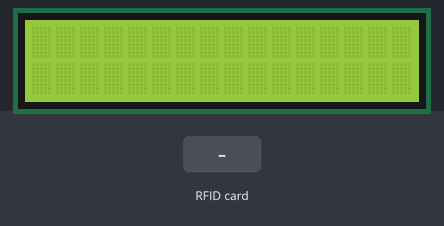
Bench run of a sketch on a simulated Arduino Uno, built with avr-gcc and run on an emulated ATmega328P. On the bench: 16×2 character LCD. The test bench sets the inputs (shaded band). What the sketch prints to the serial monitor is not drawn.

Above: at 1.3 s.
1.4 s: RFID card 5E 7A 19 C4 held to the reader
At 2.6 s:
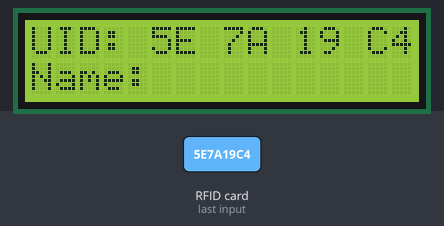
Timing chart, 0 to 4.4 s (numbered marks = the images above; inputs shaded):
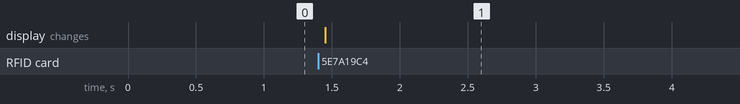

The sketch:

AcessControl.ino
```cpp
#include <SPI.h>                // Include the SPI library for SPI communication
#include <MFRC522.h>            // Include the library for the RFID module
#include <Wire.h>               // Include the Wire library for I2C communication
#include <LiquidCrystal_I2C.h>  // Include the library for the I2C LCD

#define RST_PIN 9  // Reset pin for the RFID module
#define SS_PIN 10  // Slave select pin for the RFID module

// Create an instance of the MFRC522 class to interface with the RFID module
MFRC522 mfrc522(SS_PIN, RST_PIN);
// Create an instance of the LiquidCrystal_I2C class for the LCD
LiquidCrystal_I2C lcd(0x27, 16, 2);

void setup() {
  Serial.begin(9600);                         // Start serial communication at 9600bps
  SPI.begin();                                // Initialize the SPI bus
  mfrc522.PCD_Init();                         // Initialize the RFID reader
  lcd.init();                                 // Initialize the LCD display
  lcd.backlight();                            // Turn on the backlight of the LCD
  Serial.println(F("Ready to read a card"));  // Print a message to start read
}

void loop() {
  // Check if a new RFID card is present and can be read
  if (!mfrc522.PICC_IsNewCardPresent() || !mfrc522.PICC_ReadCardSerial()) {
    return;  // If no new card is present, exit the loop
  }

  displayCardUID();           // Function to display the UID of the card
  readAndDisplayBlock(4);     // Function to read and display block4 of the RFID card
  mfrc522.PICC_HaltA();       // Halt the RFID card to stop reading
  mfrc522.PCD_StopCrypto1();  // Stop encryption on the communication
  delay(5000);                // Delay for 5 seconds
  lcd.clear();                // Clear the LCD display
}

// Function to display the UID of the RFID card
void displayCardUID() {
  Serial.print(F("Card UID:"));                  // Print the text "Card UID:"
  lcd.clear();                                   // Clear the LCD display
  lcd.setCursor(0, 0);                           // Set the LCD cursor to the top-left
  lcd.print("UID:");                             // Print "UID:" on the LCD
  for (byte i = 0; i < mfrc522.uid.size; i++) {  // Loop through each byte of the UID
    Serial.print(mfrc522.uid.uidByte[i] < 0x10 ? " 0" : " ");
    Serial.print(mfrc522.uid.uidByte[i], HEX);  // Print UID byte in hexadecimal
    lcd.print(mfrc522.uid.uidByte[i] < 0x10 ? " 0" : " ");
    lcd.print(mfrc522.uid.uidByte[i], HEX);  // Print UID byte on the LCD in hexadecimal
  }
  Serial.println();  // Print a newline on the serial monitor
}

// Function to authenticate and read a block from the RFID card
bool authenticateBlock(byte block, byte *buffer, byte &size) {
  MFRC522::StatusCode status;  // Variable to hold the status of RFID operations
  MFRC522::MIFARE_Key key;     // Variable to hold the authentication key
  // Set the key to the default key known as FFFFFFFFFFFFh
  for (byte i = 0; i < 6; i++) key.keyByte[i] = 0xFF;  // Default key A for authentication

  // Authenticate the desired block with the key
  status = mfrc522.PCD_Authenticate(MFRC522::PICC_CMD_MF_AUTH_KEY_A, block, &key, &(mfrc522.uid));
  if (status != MFRC522::STATUS_OK) {
    Serial.print(F("Authentication failed: "));
    Serial.println(mfrc522.GetStatusCodeName(status));
    return false;  // If authentication failed, return false
  }

  // Read the block after successful authentication
  status = mfrc522.MIFARE_Read(block, buffer, &size);
  if (status != MFRC522::STATUS_OK) {
    Serial.print(F("Reading failed: "));
    Serial.println(mfrc522.GetStatusCodeName(status));
    return false;  // If reading failed, return false
  }
  buffer[size - 1] = '\0';  // Ensure the string is null-terminated
  return true;              // Return true if reading is successful
}

// Function to read a block and display its contents
void readAndDisplayBlock(byte block) {
  byte buffer[18];                               // Buffer to store the data read from the RFID card
  byte size = sizeof(buffer);                    // Variable to store the size of the data read
  if (authenticateBlock(block, buffer, size)) {  // If authentication and reading are successful
    lcd.setCursor(0, 1);                         // Set the cursor to the second line of the LCD
    lcd.print("Name: ");                         // Print "Name:"
    // Print the name starting from the second character to skip the size byte
    lcd.print((char *)buffer + 1);
    Serial.print("Name: ");
    Serial.println((char *)buffer + 1);  // Print the name on the serial monitor
  }
}
 
```

ReadCard.ino
```cpp
/*
 * Initial Author: ryand1011 (https://github.com/ryand1011)
 *
 * Reads data written by a program such as "rfid_write_personal_data.ino"
 *
 * See: https://github.com/miguelbalboa/rfid/tree/master/examples/rfid_write_personal_data
 *
 * Uses MIFARE RFID card using RFID-RC522 reader
 * Uses MFRC522 - Library
 * -----------------------------------------------------------------------------------------
 *             MFRC522      Arduino       Arduino   Arduino    Arduino          Arduino
 *             Reader/PCD   Uno/101       Mega      Nano v3    Leonardo/Micro   Pro Micro
 * Signal      Pin          Pin           Pin       Pin        Pin              Pin
 * -----------------------------------------------------------------------------------------
 * RST/Reset   RST          9             5         D9         RESET/ICSP-5     RST
 * SPI SS      SDA(SS)      10            53        D10        10               10
 * SPI MOSI    MOSI         11 / ICSP-4   51        D11        ICSP-4           16
 * SPI MISO    MISO         12 / ICSP-1   50        D12        ICSP-1           14
 * SPI SCK     SCK          13 / ICSP-3   52        D13        ICSP-3           15
 *
 * More pin layouts for other boards can be found here: https://github.com/miguelbalboa/rfid#pin-layout


#include <SPI.h>
#include <MFRC522.h>

#define RST_PIN         9           // Configurable, see typical pin layout above
#define SS_PIN          10          // Configurable, see typical pin layout above

MFRC522 mfrc522(SS_PIN, RST_PIN);   // Create MFRC522 instance

void setup() {
  Serial.begin(9600);                                           // Initialize serial communications with the PC
  SPI.begin();                                                  // Init SPI bus
  mfrc522.PCD_Init();                                              // Init MFRC522 card
  Serial.println(F("Read personal data on a MIFARE PICC:"));    //shows in serial that it is ready to read
}

void loop() {

  // Prepare key - all keys are set to FFFFFFFFFFFFh at chip delivery from the factory.
  MFRC522::MIFARE_Key key;
  for (byte i = 0; i < 6; i++) key.keyByte[i] = 0xFF;

  //some variables we need
  byte block;
  byte len;
  MFRC522::StatusCode status;

  //-------------------------------------------

  // Reset the loop if no new card present on the sensor/reader. This saves the entire process when idle.
  if ( ! mfrc522.PICC_IsNewCardPresent()) {
    return;
  }

  // Select one of the cards
  if ( ! mfrc522.PICC_ReadCardSerial()) {
    return;
  }

  Serial.println(F("**Card Detected:**"));

  //-------------------------------------------

  mfrc522.PICC_DumpDetailsToSerial(&(mfrc522.uid)); //dump some details about the card

  //mfrc522.PICC_DumpToSerial(&(mfrc522.uid));      //uncomment this to see all blocks in hex

  //-------------------------------------------

  Serial.print(F("Name: "));

  byte buffer1[18];

  block = 4;
  len = 18;

  //------------------------------------------- GET FIRST NAME
  status = mfrc522.PCD_Authenticate(MFRC522::PICC_CMD_MF_AUTH_KEY_A, 4, &key, &(mfrc522.uid)); //line 834 of MFRC522.cpp file
  if (status != MFRC522::STATUS_OK) {
    Serial.print(F("Authentication failed: "));
    Serial.println(mfrc522.GetStatusCodeName(status));
    return;
  }

  status = mfrc522.MIFARE_Read(block, buffer1, &len);
  if (status != MFRC522::STATUS_OK) {
    Serial.print(F("Reading failed: "));
    Serial.println(mfrc522.GetStatusCodeName(status));
    return;
  }

  //PRINT FIRST NAME
  for (uint8_t i = 0; i < 16; i++)
  {
    if (buffer1[i] != 32)
    {
      Serial.write(buffer1[i]);
    }
  }
  Serial.print(" ");

  //---------------------------------------- GET LAST NAME

  byte buffer2[18];
  block = 1;

  status = mfrc522.PCD_Authenticate(MFRC522::PICC_CMD_MF_AUTH_KEY_A, 1, &key, &(mfrc522.uid)); //line 834
  if (status != MFRC522::STATUS_OK) {
    Serial.print(F("Authentication failed: "));
    Serial.println(mfrc522.GetStatusCodeName(status));
    return;
  }

  status = mfrc522.MIFARE_Read(block, buffer2, &len);
  if (status != MFRC522::STATUS_OK) {
    Serial.print(F("Reading failed: "));
    Serial.println(mfrc522.GetStatusCodeName(status));
    return;
  }

  //PRINT LAST NAME
  for (uint8_t i = 0; i < 16; i++) {
    Serial.write(buffer2[i] );
  }


  //----------------------------------------

  Serial.println(F("\n**End Reading**\n"));

  delay(1000); //change value if you want to read cards faster

  mfrc522.PICC_HaltA();
  mfrc522.PCD_StopCrypto1();
}
 */
```

WriteCard.ino
```cpp
/*
 * Write personal data of a MIFARE RFID card using a RFID-RC522 reader
 * Uses MFRC522 - Library to use ARDUINO RFID MODULE KIT 13.56 MHZ WITH TAGS SPI W AND R BY COOQROBOT.
 * -----------------------------------------------------------------------------------------
 *             MFRC522      Arduino       Arduino   Arduino    Arduino          Arduino
 *             Reader/PCD   Uno/101       Mega      Nano v3    Leonardo/Micro   Pro Micro
 * Signal      Pin          Pin           Pin       Pin        Pin              Pin
 * -----------------------------------------------------------------------------------------
 * RST/Reset   RST          9             5         D9         RESET/ICSP-5     RST
 * SPI SS      SDA(SS)      10            53        D10        10               10
 * SPI MOSI    MOSI         11 / ICSP-4   51        D11        ICSP-4           16
 * SPI MISO    MISO         12 / ICSP-1   50        D12        ICSP-1           14
 * SPI SCK     SCK          13 / ICSP-3   52        D13        ICSP-3           15
 *
 * More pin layouts for other boards can be found here: https://github.com/miguelbalboa/rfid#pin-layout
 *
 * Hardware required:
 * Arduino
 * PCD (Proximity Coupling Device): NXP MFRC522 Contactless Reader IC
 * PICC (Proximity Integrated Circuit Card): A card or tag using the ISO 14443A interface, eg Mifare or NTAG203.
 * The reader can be found on eBay for around 5 dollars. Search for "mf-rc522" on ebay.com.


#include <SPI.h>
#include <MFRC522.h>

#define RST_PIN         9           // Configurable, see typical pin layout above
#define SS_PIN          10          // Configurable, see typical pin layout above

MFRC522 mfrc522(SS_PIN, RST_PIN);   // Create MFRC522 instance

void setup() {
  Serial.begin(9600);        // Initialize serial communications with the PC
  SPI.begin();               // Init SPI bus
  mfrc522.PCD_Init();        // Init MFRC522 card
  Serial.println(F("Write personal data on a MIFARE PICC "));
}

void loop() {

  // Prepare key - all keys are set to FFFFFFFFFFFFh at chip delivery from the factory.
  MFRC522::MIFARE_Key key;
  for (byte i = 0; i < 6; i++) key.keyByte[i] = 0xFF;

  // Reset the loop if no new card present on the sensor/reader. This saves the entire process when idle.
  if ( ! mfrc522.PICC_IsNewCardPresent()) {
    return;
  }

  // Select one of the cards
  if ( ! mfrc522.PICC_ReadCardSerial()) {
    return;
  }

  Serial.print(F("Card UID:"));    //Dump UID
  for (byte i = 0; i < mfrc522.uid.size; i++) {
    Serial.print(mfrc522.uid.uidByte[i] < 0x10 ? " 0" : " ");
    Serial.print(mfrc522.uid.uidByte[i], HEX);
  }
  Serial.print(F(" PICC type: "));   // Dump PICC type
  MFRC522::PICC_Type piccType = mfrc522.PICC_GetType(mfrc522.uid.sak);
  Serial.println(mfrc522.PICC_GetTypeName(piccType));

  byte buffer[34];
  byte block;
  MFRC522::StatusCode status;
  byte len;

  Serial.setTimeout(20000L) ;     // wait until 20 seconds for input from serial
  // Ask personal data: Family name
  Serial.println(F("Type Family name, ending with #"));
  len = Serial.readBytesUntil('#', (char *) buffer, 30) ; // read family name from serial
  for (byte i = len; i < 30; i++) buffer[i] = ' ';     // pad with spaces

  block = 1;
  //Serial.println(F("Authenticating using key A..."));
  status = mfrc522.PCD_Authenticate(MFRC522::PICC_CMD_MF_AUTH_KEY_A, block, &key, &(mfrc522.uid));
  if (status != MFRC522::STATUS_OK) {
    Serial.print(F("PCD_Authenticate() failed: "));
    Serial.println(mfrc522.GetStatusCodeName(status));
    return;
  }
  else Serial.println(F("PCD_Authenticate() success: "));

  // Write block
  status = mfrc522.MIFARE_Write(block, buffer, 16);
  if (status != MFRC522::STATUS_OK) {
    Serial.print(F("MIFARE_Write() failed: "));
    Serial.println(mfrc522.GetStatusCodeName(status));
    return;
  }
  else Serial.println(F("MIFARE_Write() success: "));

  block = 2;
  //Serial.println(F("Authenticating using key A..."));
  status = mfrc522.PCD_Authenticate(MFRC522::PICC_CMD_MF_AUTH_KEY_A, block, &key, &(mfrc522.uid));
  if (status != MFRC522::STATUS_OK) {
    Serial.print(F("PCD_Authenticate() failed: "));
    Serial.println(mfrc522.GetStatusCodeName(status));
    return;
  }

  // Write block
  status = mfrc522.MIFARE_Write(block, &buffer[16], 16);
  if (status != MFRC522::STATUS_OK) {
    Serial.print(F("MIFARE_Write() failed: "));
    Serial.println(mfrc522.GetStatusCodeName(status));
    return;
  }
  else Serial.println(F("MIFARE_Write() success: "));

  // Ask personal data: First name
  Serial.println(F("Type First name, ending with #"));
  len = Serial.readBytesUntil('#', (char *) buffer, 20) ; // read first name from serial
  for (byte i = len; i < 20; i++) buffer[i] = ' ';     // pad with spaces

  block = 4;
  //Serial.println(F("Authenticating using key A..."));
  status = mfrc522.PCD_Authenticate(MFRC522::PICC_CMD_MF_AUTH_KEY_A, block, &key, &(mfrc522.uid));
  if (status != MFRC522::STATUS_OK) {
    Serial.print(F("PCD_Authenticate() failed: "));
    Serial.println(mfrc522.GetStatusCodeName(status));
    return;
  }

  // Write block
  status = mfrc522.MIFARE_Write(block, buffer, 16);
  if (status != MFRC522::STATUS_OK) {
    Serial.print(F("MIFARE_Write() failed: "));
    Serial.println(mfrc522.GetStatusCodeName(status));
    return;
  }
  else Serial.println(F("MIFARE_Write() success: "));

  block = 5;
  //Serial.println(F("Authenticating using key A..."));
  status = mfrc522.PCD_Authenticate(MFRC522::PICC_CMD_MF_AUTH_KEY_A, block, &key, &(mfrc522.uid));
  if (status != MFRC522::STATUS_OK) {
    Serial.print(F("PCD_Authenticate() failed: "));
    Serial.println(mfrc522.GetStatusCodeName(status));
    return;
  }

  // Write block
  status = mfrc522.MIFARE_Write(block, &buffer[16], 16);
  if (status != MFRC522::STATUS_OK) {
    Serial.print(F("MIFARE_Write() failed: "));
    Serial.println(mfrc522.GetStatusCodeName(status));
    return;
  }
  else Serial.println(F("MIFARE_Write() success: "));


  Serial.println(" ");
  mfrc522.PICC_HaltA(); // Halt PICC
  mfrc522.PCD_StopCrypto1();  // Stop encryption on PCD

}
  */
```

Measured:
- after the input at 1.4 s, the display: changes after 0.05 s (image 1)
